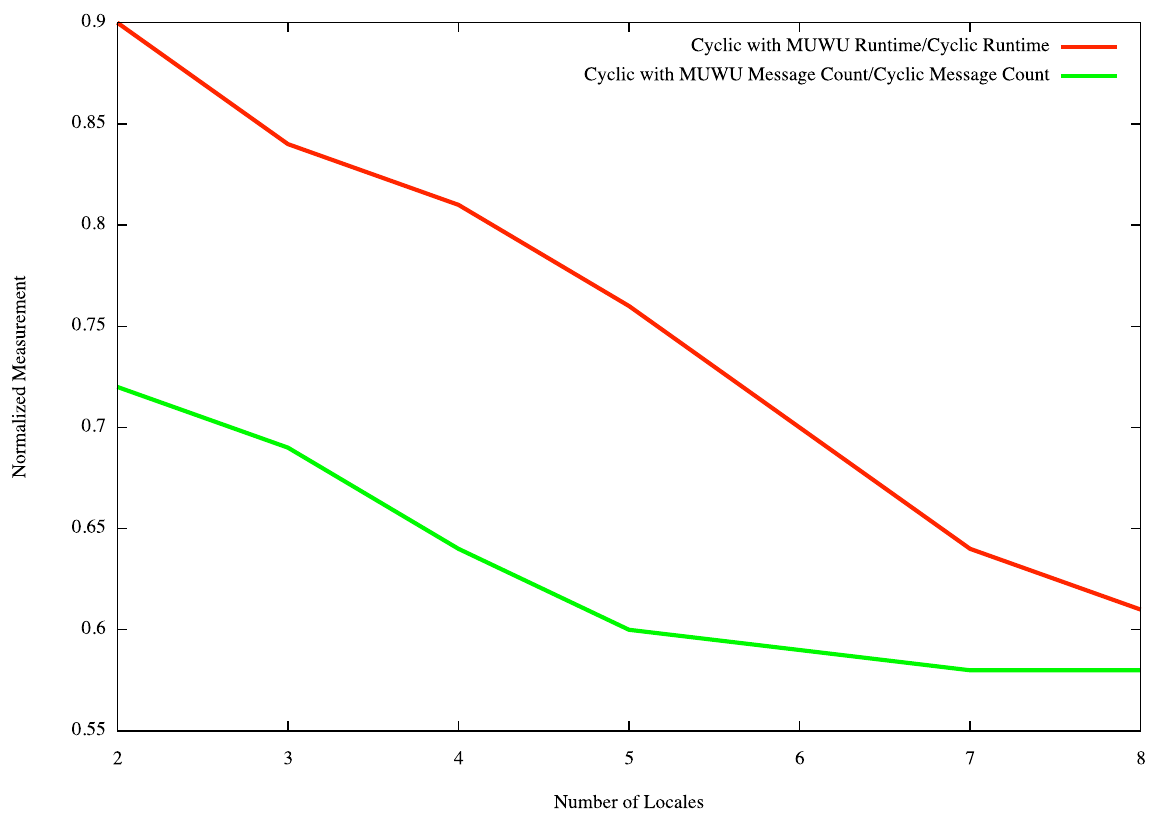

The script that saved this image:
set output "mvt.pdf"
set style data lines 
set xlabel "Number of Locales"
set ylabel "Normalized Measurement"
plot "mvt.dat" u 1:2 title "Cyclic with MUWU Runtime/Cyclic Runtime" lw 3, "mvt.dat" u 1:3 title "Cyclic with MUWU Message Count/Cyclic Message Count" lw 3